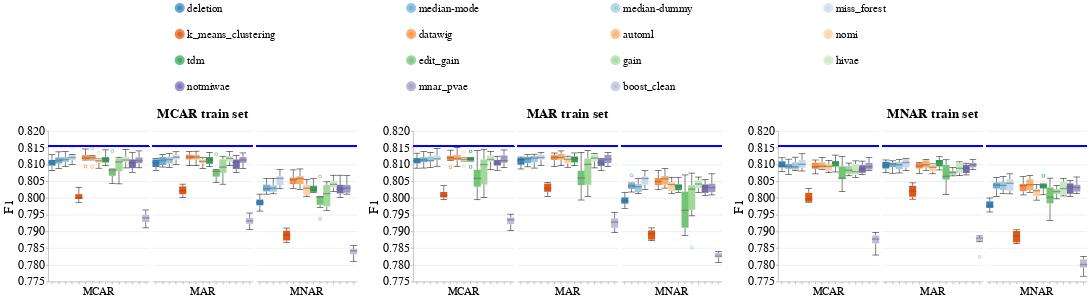

The code cell stored with this chart in its notebook:
### Code cell
create_box_plots_for_diff_imputers_v2(dataset_name=DATASET_NAME,
                                      model_name='gandalf_clf',
                                      metric_name='f1',
                                      db_client=db_client)

### Figure 1 — Vega-Lite specification as saved in the notebook (floating-point values rounded to 4 significant figures; data arrays with more than 128 entries replaced by an {"elided": "..."} marker saying what was removed)
{"config": {"view": {"continuousWidth": 400, "continuousHeight": 300, "stroke": null}, "axis": {"labelFontSize": 24, "labelFontWeight": "normal", "titleFontSize": 26, "titleFontWeight": "normal"}, "facet": {"spacing": 5}, "header": {"labelFontSize": 22, "labelOrient": "bottom", "labelPadding": 5, "titleFontSize": 26}, "legend": {"columns": 4, "direction": "horizontal", "labelFontSize": 22, "labelLimit": 400, "orient": "top", "symbolOffset": 250, "symbolStrokeWidth": 10, "titleAnchor": "middle", "titleFontSize": 24, "titleLimit": 300}, "title": {"fontSize": 26}}, "hconcat": [{"data": {"name": "data-95b20b375fb07cffe39d427b7a623b6d"}, "facet": {"column": {"field": "Test_Injection_Strategy", "sort": ["MCAR", "MAR", "MNAR"], "title": "MCAR train set", "type": "nominal"}}, "spec": {"layer": [{"mark": {"type": "boxplot", "median": {"stroke": "black", "strokeWidth": 0.7}, "ticks": true}, "encoding": {"color": {"field": "Null_Imputer_Name", "scale": {"scheme": "category20c"}, "sort": ["deletion", "median-mode", "median-dummy", "miss_forest", "k_means_clustering", "datawig", "automl", "nomi", "tdm", "edit_gain", "gain", "hivae", "notmiwae", "mnar_pvae"], "title": null, "type": "nominal"}, "x": {"axis": {"labels": false}, "field": "Null_Imputer_Name", "sort": ["deletion", "median-mode", "median-dummy", "miss_forest", "k_means_clustering", "datawig", "automl", "nomi", "tdm", "edit_gain", "gain", "hivae", "notmiwae", "mnar_pvae"], "title": null, "type": "nominal"}, "y": {"field": "Metric_Value", "scale": {"zero": false}, "title": "F1", "type": "quantitative"}}}, {"mark": "rule", "encoding": {"color": {"value": "blue"}, "size": {"value": 2}, "y": {"field": "Baseline_Median", "type": "quantitative"}}}], "width": 200}}, {"data": {"name": "data-3b815c81be19b23ef405dc713c74c25f"}, "facet": {"column": {"field": "Test_Injection_Strategy", "sort": ["MCAR", "MAR", "MNAR"], "title": "MAR train set", "type": "nominal"}}, "spec": {"layer": [{"mark": {"type": "boxplot", "median": {"stroke": "black", "strokeWidth": 0.7}, "ticks": true}, "encoding": {"color": {"field": "Null_Imputer_Name", "scale": {"scheme": "category20c"}, "sort": ["deletion", "median-mode", "median-dummy", "miss_forest", "k_means_clustering", "datawig", "automl", "nomi", "tdm", "edit_gain", "gain", "hivae", "notmiwae", "mnar_pvae"], "title": null, "type": "nominal"}, "x": {"axis": {"labels": false}, "field": "Null_Imputer_Name", "sort": ["deletion", "median-mode", "median-dummy", "miss_forest", "k_means_clustering", "datawig", "automl", "nomi", "tdm", "edit_gain", "gain", "hivae", "notmiwae", "mnar_pvae"], "title": null, "type": "nominal"}, "y": {"field": "Metric_Value", "scale": {"zero": false}, "title": "F1", "type": "quantitative"}}}, {"mark": "rule", "encoding": {"color": {"value": "blue"}, "size": {"value": 2}, "y": {"field": "Baseline_Median", "type": "quantitative"}}}], "width": 200}}, {"data": {"name": "data-a9219391e7ca0c27cd4d26f16a976617"}, "facet": {"column": {"field": "Test_Injection_Strategy", "sort": ["MCAR", "MAR", "MNAR"], "title": "MNAR train set", "type": "nominal"}}, "spec": {"layer": [{"mark": {"type": "boxplot", "median": {"stroke": "black", "strokeWidth": 0.7}, "ticks": true}, "encoding": {"color": {"field": "Null_Imputer_Name", "scale": {"scheme": "category20c"}, "sort": ["deletion", "median-mode", "median-dummy", "miss_forest", "k_means_clustering", "datawig", "automl", "nomi", "tdm", "edit_gain", "gain", "hivae", "notmiwae", "mnar_pvae"], "title": null, "type": "nominal"}, "x": {"axis": {"labels": false}, "field": "Null_Imputer_Name", "sort": ["deletion", "median-mode", "median-dummy", "miss_forest", "k_means_clustering", "datawig", "automl", "nomi", "tdm", "edit_gain", "gain", "hivae", "notmiwae", "mnar_pvae"], "title": null, "type": "nominal"}, "y": {"field": "Metric_Value", "scale": {"zero": false}, "title": "F1", "type": "quantitative"}}}, {"mark": "rule", "encoding": {"color": {"value": "blue"}, "size": {"value": 2}, "y": {"field": "Baseline_Median", "type": "quantitative"}}}], "width": 200}}], "resolve": {"scale": {"color": "shared", "y": "shared"}}, "$schema": "https://vega.github.io/schema/vega-lite/v4.17.0.json", "datasets": {"data-95b20b375fb07cffe39d427b7a623b6d": {"elided": "270 records"}, "data-3b815c81be19b23ef405dc713c74c25f": {"elided": "270 records"}, "data-a9219391e7ca0c27cd4d26f16a976617": {"elided": "270 records"}}}
